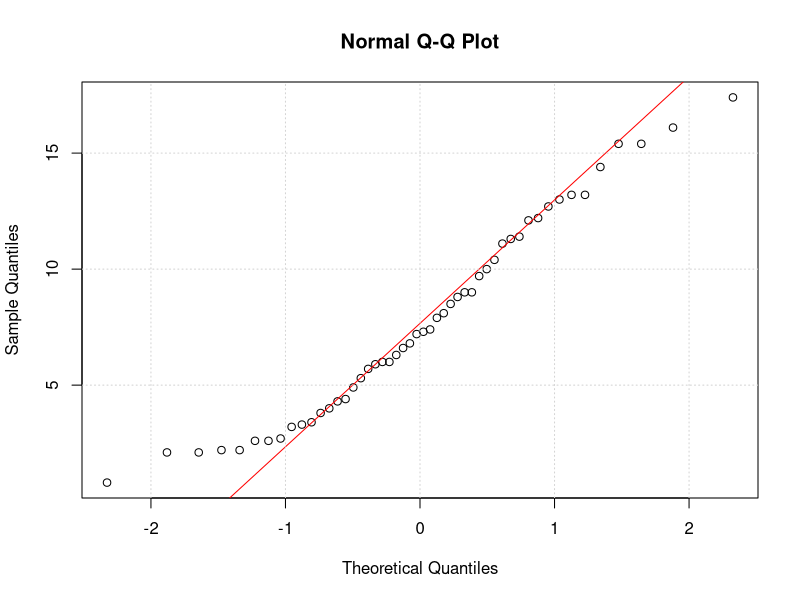
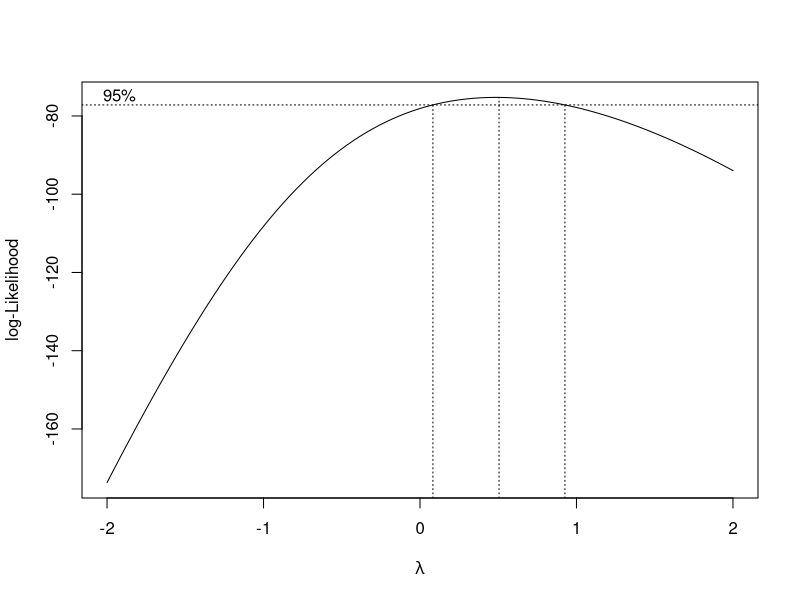
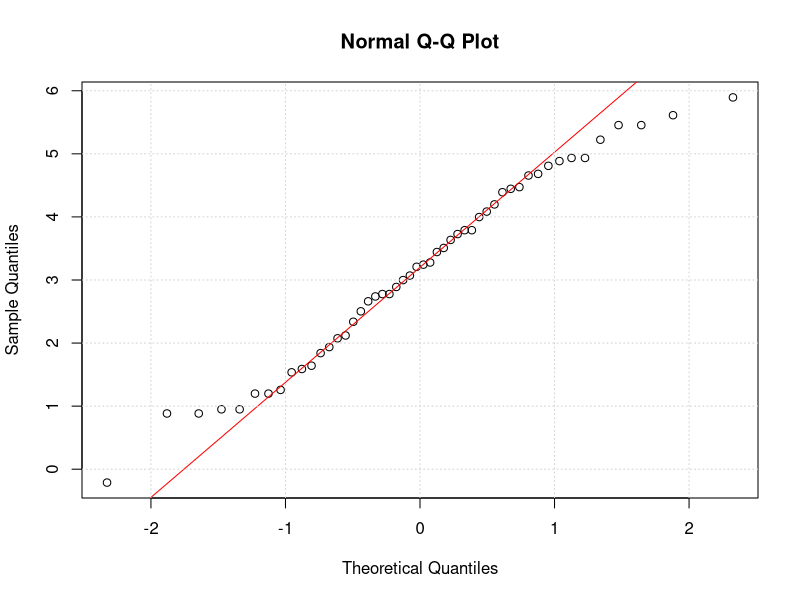
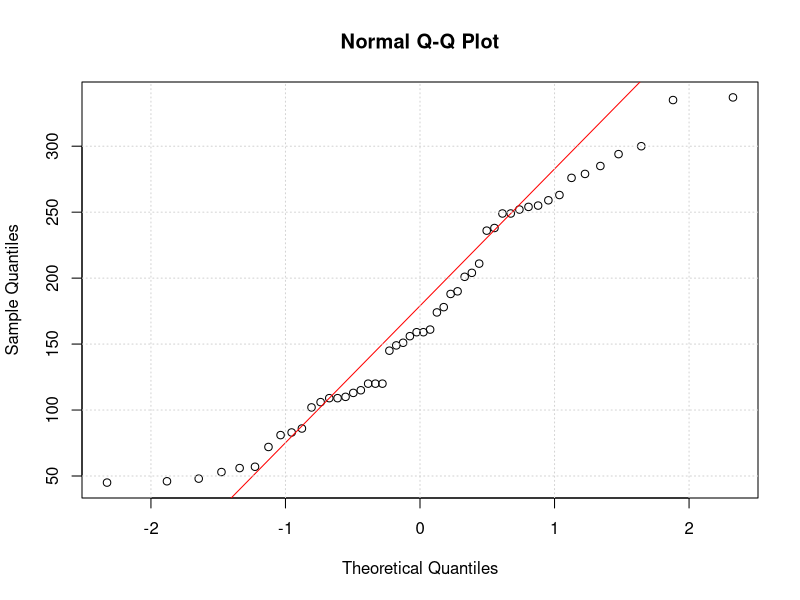
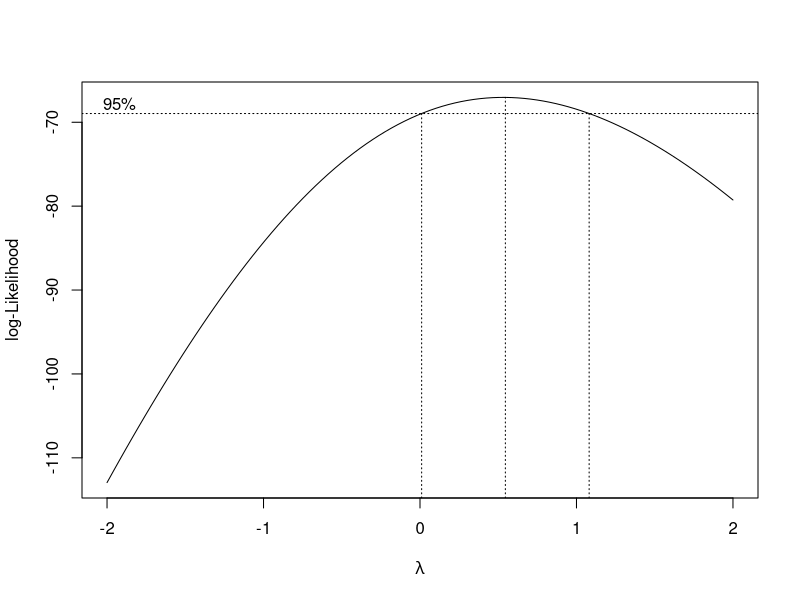
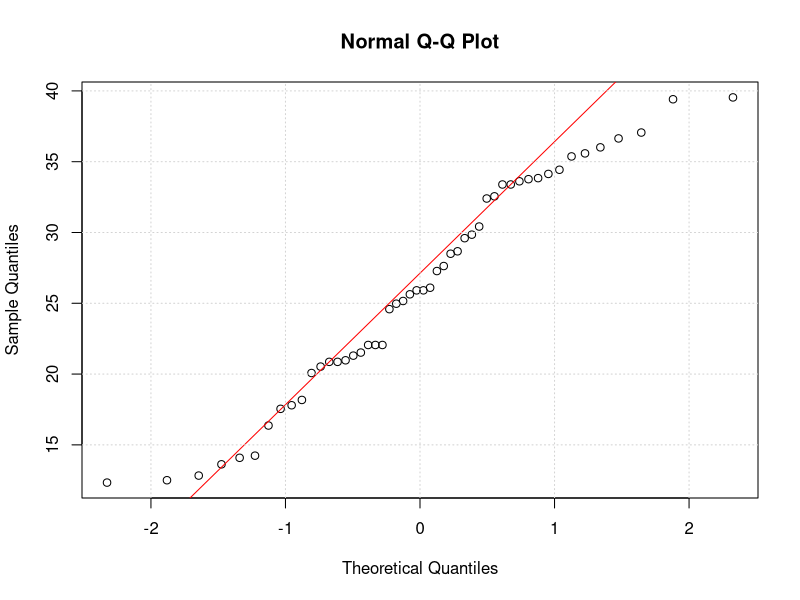
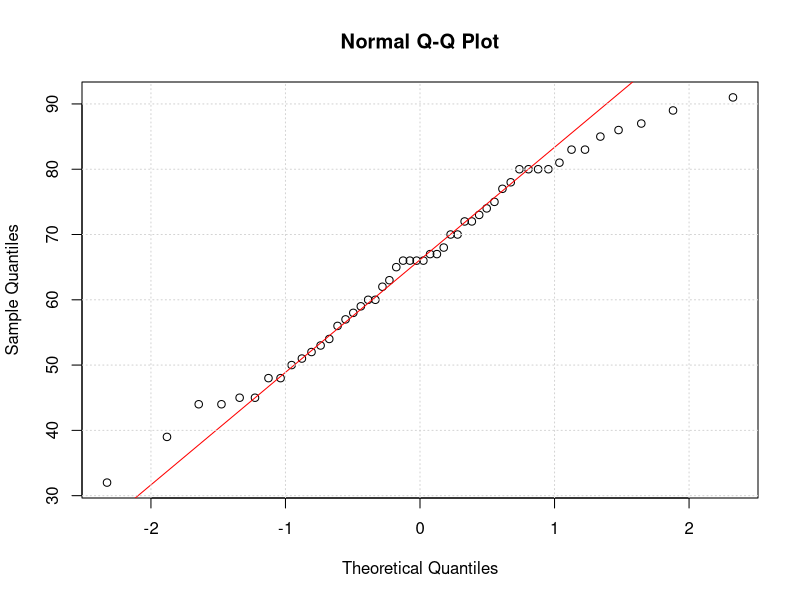
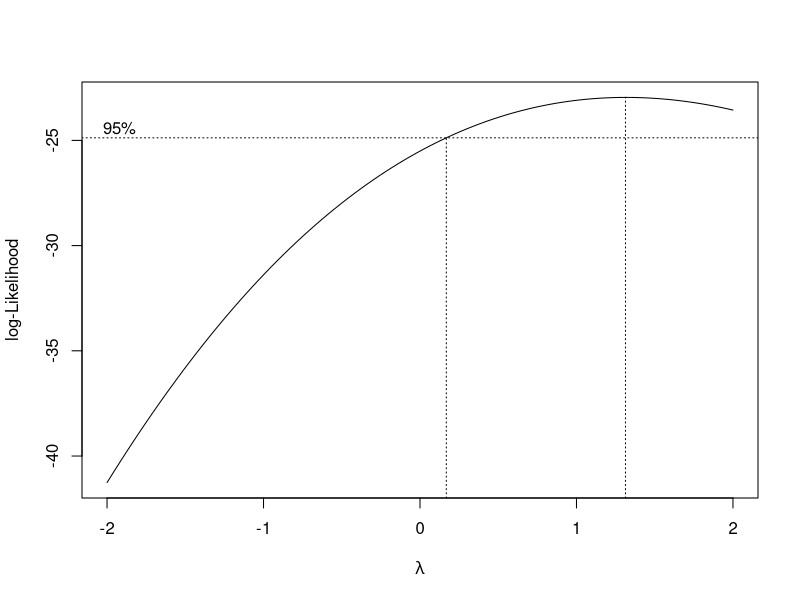

Write R code to recreate these figures, in order. (Note: this script raises an error after producing the figures.)
#=================================================#
#                   STAT 755                      #
#          Transformations to Normality           #
#          Principal Component Analysis           #
#=================================================#

#=================================================
# Install libraries ...
#=================================================
library(Matrix)   # ... for matrix operations
library(car)      # ... for ellipse plots
library(stats)    # ... for statistical operations
library(MASS)     # ... for Multivariate Normal Distribution
library(graphics) # ... for arrows

#===========================================================
# Qs 1 and 2
#===========================================================

#Variable1

x<-USArrests[[1]]		# exponential sample with parameter 1 

qqnorm(x)			# Normal probability plot for original variable
qqline(x,col="red")
grid()

boxcox(x~1)	            # Illustration of Log-Likelihood profile

# Functions from package "car"
p<-powerTransform(x)    # Estimaton of Box-Cox lambda
y<-bcPower(x,p$lambda)	# Box-Cox transformation
# ... or by hands
lambda <- .458
y<-(x^lambda-1)/lambda


qqnorm(y)			# Normal probability plot for transformed variable 
qqline(y,col="red")
grid()
Y1=y


#Variable 2
##################################
x<-USArrests[[2]]		# exponential sample with parameter 1 

qqnorm(x)			# Normal probability plot for original variable
qqline(x,col="red")
grid()

boxcox(x~1)	            # Illustration of Log-Likelihood profile

# Functions from package "car"
p<-powerTransform(x)    # Estimaton of Box-Cox lambda
y<-bcPower(x,p$lambda)	# Box-Cox transformation
# ... or by hands
lambda <- .5311
y<-(x^lambda-1)/lambda


qqnorm(y)			# Normal probability plot for transformed variable 
qqline(y,col="red")
grid()
Y2=y


#Variable 3
######################
x<-USArrests[[3]]		# exponential sample with parameter 1 

qqnorm(x)			# Normal probability plot for original variable
qqline(x,col="red")
grid()

boxcox(x~1)	            # Illustration of Log-Likelihood profile

# Functions from package "car"
p<-powerTransform(x)    # Estimaton of Box-Cox lambda
y<-bcPower(x,p$lambda)	# Box-Cox transformation
# ... or by hands
lambda <- 1.31
y<-(x^lambda-1)/lambda


qqnorm(y)			# Normal probability plot for transformed variable 
qqline(y,col="red")
grid()
Y3=y

#Variable 4
###########################
x<-USArrests[[4]]		# exponential sample with parameter 1 

qqnorm(x)			# Normal probability plot for original variable
qqline(x,col="red")
grid()

boxcox(x~1)	            # Illustration of Log-Likelihood profile

# Functions from package "car"
p<-powerTransform(x)    # Estimaton of Box-Cox lambda
y<-bcPower(x,p$lambda)	# Box-Cox transformation
# ... or by hands
#lambda <- 0.19
y<-(x^lambda-1)/lambda


qqnorm(y)			# Normal probability plot for transformed variable 
qqline(y,col="red")
grid()
Y4=y
#=========================================================
# Principal Component Analysis (PCA)
#---------------------------------------------------------
# This example shows how to perform PCA...
#=========================================================
X1=USArrests[[1]]
X2=USArrests[[2]]
X3=USArrests[[3]]
X4=USArrests[[4]]
X1=Y1
X2=Y2
X3=Y3
X4=Y4
X<-cbind(X1,X2,X3,X4)

p<-princomp(X,cor=TRUE)		# PCA
summary(p)			# summary
p$sdev			# st.dev. of components
p$loadings			# coefficients of linear transformations
plot(p)                 # scree plot

#---------------------------------------------------------Y1
# .. and illustrates that PCA is equivalent to
# the spectral decomposition of the variance matrix
#=========================================================
S<-var(X1)
e<-eigen(S)
e$values^.5
e$vectors

#=========================================================
# A simple 4D PCA example
#=========================================================
Sigma1 <- diag(c(10,6,4,1)^2)
X<-mvrnorm(n=10000,c(0,0,0,0),Sigma1,empirical=TRUE)
p<-princomp(X)
p$loadings
p$sdev
plot(p)

#=========================================================
# A bit more elaborate 4D PCA example
#=========================================================
Sigma1 <-  matrix(c(10,2,2,2),2,2) 
X1<-mvrnorm(n=1000,c(0,0),Sigma1)
X2<-mvrnorm(n=1000,c(0,0),2*Sigma1)
X<-cbind(X1,X2)
p<-princomp(X)
p$loadings
p$sdev
plot(p)

#=======================================================
# Real data PCA example
#=======================================================

# read the data table
T<-read.table('Lab3_close.csv',sep=',',header=TRUE)
len<-dim(T)[1]          # length
Itime<-seq(len,1,by=-1) # inverse index for plots

# time in years (start date is 5/4/89) 
time<-1989+(31+28+31+30+4)/365.25+seq(1,len)/250 

names(T)					# names of variables
P<-T[,seq(2,11)]				# remove the dates
P<-log10(P)                		# log transfrom 
names(P)					# names of stocks
plot(time,P[Itime,1],type='l',ylim=c(-2,2))	# plot several log-time series
#plot(time,P[Itime,1],type='l',ylim=c(0,100))	# plot several time series
points(time,P[Itime,3],type='l',col=3)		# ...
points(time,P[Itime,4],type='l',col=4)		# ...
points(time,P[Itime,5],type='l',col=5)		# ...

p<-princomp(P,cor=TRUE)			# PCA
p$loadings					# loadings
p$sdev					# st. dev. of components
plot(p)					# scree plot

P1<-as.matrix(P)%*%diag(1/p$scale) 	# normalize data
L1<-as.matrix(p$loadings)[,1]      	# loadings for PC1
L2<-as.matrix(p$loadings)[,2]		# loadings for PC2
L3<-as.matrix(p$loadings)[,3]		# loadings for PC3
Y1<-P1%*%L1					# PC1U
Y2<-P1%*%L2					# PC2
Y3<-P1%*%L3
plot(time,-Y1[Itime],type='l',ylim=c(-5,20),col=1)	# plot PC1
points(time,-Y2[Itime],type='l',col=2)			# ... and PC2
points(time,Y3[Itime],type='l',col=3)			# ... and PC3

SA(cbind(Y3-mean(Y3),-Y2+mean(Y2)))

#===================================================
# Function that illustrates spectral decomposition
# and statistical distance ellipses
#===================================================

SA <- function(X,add=FALSE,data.plot=TRUE)
{
# Vector of means
#==============================
n<-dim(X)[1]
ones<-matrix(rep(1,n),ncol=1)
mu<-as.vector(t(X) %*% ones / n)

# Variance
#===========================================================
Sigma<-var(X)

e<-eigen(Sigma)
par(bg='yellow')
ellipse(mu,Sigma,3,add=add,xlim=range(X),ylim=range(X))
ellipse(mu,Sigma,2,add=TRUE)
ellipse(mu,Sigma,1,add=TRUE)
if (data.plot)
points(X[,1],X[,2],pch=20,col=4)
arrows(mu[1],mu[2],mu[1]+e$vectors[1,1]*sqrt(e$values[1]),
mu[2]+e$vectors[2,1]*sqrt(e$values[1]),length=.1,col='green',lwd=2)
arrows(mu[1],mu[2],mu[1]+e$vectors[1,2]*sqrt(e$values[2]),
mu[2]+e$vectors[2,2]*sqrt(e$values[2]),length=.1,col='green',lwd=2)
e
}

ellipse<-function(mu,Sigma,R,col='red',add=FALSE,xlim=NULL,ylim=NULL,N=1000)
{	
	# Find coordinates of a circle
	t<-seq(0,2*pi,length.out=N)
	x<-R*cos(t)
	y<-R*sin(t)
	
	# Spectral decomposition of Sigma
	e<-eigen(Sigma)                    # spectral decomposition
	P<-e$vectors                       # eigenvectors
	L<-e$values 

    # Square root matrix
    S05<-P%*%sqrt(diag(L))%*%t(P)
    
    # Ellipse cordinates 
	vec<-cbind(x,y)
	vec<-t(vec%*%S05)
	x<-vec[1,]+mu[1]
	y<-vec[2,]+mu[2]
	
	if (add)
		{
			points(x,y,type='l',col=col)
		}	
    else
     	plot(x,y,type='l',col=col,xlim=xlim,ylim=ylim)
		
}
